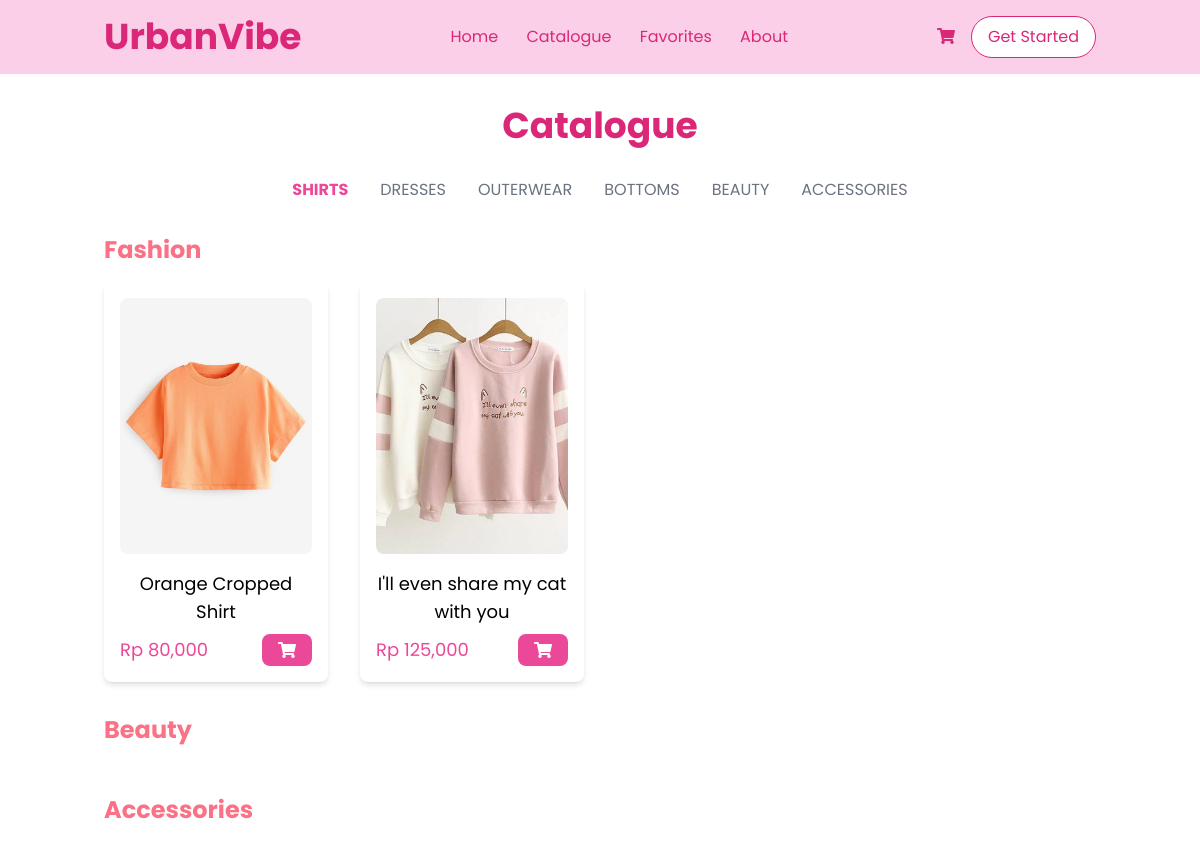
The app's page /catalogue/?category=fashion&subcategory=Shirt with its own data.
### WebPage/models.py (models this page shows, shortened)
class Product(models.Model):
    product_id = models.AutoField(primary_key=True)
    name = models.CharField(max_length=255)
    description = models.TextField()
    price = models.PositiveIntegerField()
    stock = models.PositiveIntegerField()
    class Meta:
        abstract = True

class Fashion(Product):
    sub_category = models.CharField(max_length=20, choices=FashionSubCategory.choices)
    color = MultiSelectField(choices=COLOR_CHOICES, max_length=100)  # Allows multiple colors
    size = MultiSelectField(choices=SIZE_CHOICES, max_length=50)  # Allows multiple sizes
    fashion_type = models.CharField(max_length=15, null=True, blank=True, choices=FashionType.choices)

class ProductImage(models.Model):
    fashion = models.ForeignKey(Fashion, on_delete=models.CASCADE, related_name='images', null=True, blank=True)
    beauty = models.ForeignKey(Beauty, on_delete=models.CASCADE, related_name='images', null=True, blank=True)
    accessories = models.ForeignKey(Accessories, on_delete=models.CASCADE, related_name='images', null=True, blank=True)
    image = models.ImageField(upload_to='product_images/')

### WebPage/views.py (the view)
# urls.py: path('catalogue/', views.catalogue, name='catalogue'),
def catalogue(request):
    category = request.GET.get('category', None)  # Get category from URL query
    subcategory = request.GET.get('subcategory', None)  # Get subcategory from URL query
    if category == "fashion":
        if subcategory:
            fashion_products = Fashion.objects.filter(sub_category=subcategory)
        else:
            fashion_products = Fashion.objects.all()
        beauty_products = []
        accessories_products = []
    elif category == "beauty":
        fashion_products = []
        beauty_products = Beauty.objects.all()
        accessories_products = []
    elif category == "accessories":
        fashion_products = []
        beauty_products = []
        accessories_products = Accessories.objects.all()
    else:
        fashion_products = Fashion.objects.all()
        beauty_products = Beauty.objects.all()
        accessories_products = Accessories.objects.all()
    return render(request, "WebPage/catalogue.html", {
        "fashion_products": fashion_products,
        "beauty_products": beauty_products,
        "accessories_products": accessories_products,
    })

### templates/WebPage/catalogue.html (shortened to what this page needs)
{% extends 'base.html' %}
{% load static %}
{% load humanize %}
{% block content %}
<div class="container mx-auto px-4 py-8">
    <h1 class="text-4xl font-bold text-center text-pink-600 mb-8"><a href={% url 'catalogue' %}>Catalogue</a></h1>
<div class="flex justify-center space-x-8 mb-8">
    <a class="{% if request.GET.category == 'fashion' and request.GET.subcategory == 'Shirt' %}text-pink-500 font-bold{% else %}text-gray-500{% endif %}"
       href="{% url 'catalogue' %}?category=fashion&subcategory=Shirt">
       SHIRTS
    </a>
    <a class="{% if request.GET.category == 'fashion' and request.GET.subcategory == 'Dress' %}text-pink-500 font-bold{% else %}text-gray-500{% endif %}"
       href="{% url 'catalogue' %}?category=fashion&subcategory=Dress">
       DRESSES
    </a>
    <a class="{% if request.GET.category == 'fashion' and request.GET.subcategory == 'Outerwear' %}text-pink-500 font-bold{% else %}text-gray-500{% endif %}"
       href="{% url 'catalogue' %}?category=fashion&subcategory=Outerwear">
       OUTERWEAR
    </a>
    <a class="{% if request.GET.category == 'fashion' and request.GET.subcategory == 'Bottom' %}text-pink-500 font-bold{% else %}text-gray-500{% endif %}"
       href="{% url 'catalogue' %}?category=fashion&subcategory=Bottom">
       BOTTOMS
    </a>
    <a class="{% if request.GET.category == 'beauty' %}text-pink-500 font-bold{% else %}text-gray-500{% endif %}"
       href="{% url 'catalogue' %}?category=beauty">
       BEAUTY
    </a>
    <a class="{% if request.GET.category == 'accessories' %}text-pink-500 font-bold{% else %}text-gray-500{% endif %}"
       href="{% url 'catalogue' %}?category=accessories">
       ACCESSORIES
    </a>
</div>
    <h2 class="text-2xl font-bold text-rose-400 mb-4">Fashion</h2>
    <div class="grid grid-cols-1 sm:grid-cols-2 lg:grid-cols-4 gap-8">
        {% for product in fashion_products %}
        <div class="bg-white p-4 rounded-lg flex flex-col text-center shadow-md cursor-pointer product-card"
        data-url="{% url 'product_detail' category='fashion' pk=product.pk %}">
                {% with product.images.first as img %}
                {% if img %}
                    <img src="{{ img.image.url }}" alt="{{ product.name }}" class="w-full aspect-[3/4] object-cover mb-4 rounded-lg" />
                {% else %}
                    <div class="w-full aspect-[3/4] bg-gray-200 flex items-center justify-center mb-4 rounded-lg">
                        <span class="text-gray-400">No Image</span>
                    </div>
                {% endif %}
            {% endwith %}
            <h2 class="text-lg font-normal mb-2">{{ product.name }}</h2>
            <div class="flex justify-between items-center mt-auto">
                <p class="text-pink-500 text-lg">Rp {{ product.price|intcomma }}</p>
                <button
                    class="bg-pink-500 text-white px-4 py-2 rounded-lg flex items-center justify-center cart-button"
                    data-id="{{ product.product_id }}"
                    data-type="fashion"
                    data-name="{{ product.name }}"
                    data-price="{{ product.price }}"
                    data-sizes="{{ product.size|join:',' }}"
                    data-colors="{{ product.color|join:',' }}">
                    <i class="fas fa-shopping-cart"></i>
                </button>
            </div>
        </div>
        {% endfor %}
    </div>
    <h2 class="text-2xl font-bold text-rose-400 mt-8 mb-4">Beauty</h2>
    <h2 class="text-2xl font-bold text-rose-400 mt-8 mb-4">Accessories</h2>
</div>
{% endblock %}

### static/assets/css/styles.css (style rules this page uses)
body { font-family: 'Poppins', sans-serif; margin: 0; padding: 0; background-color: #fff; }
button { background-color: #E91E63; color: white; font-size: 14px; font-weight: 700; padding: 10px 20px; border: none; border-radius: 20px; cursor: pointer; transition: background-color 0.3s ease; }

### records on screen
Fashion: images.first.image (picture), name "Orange Cropped Shirt", price "80,000"
Fashion: images.first.image (picture), name "I'll even share my cat with you", price "125,000"
